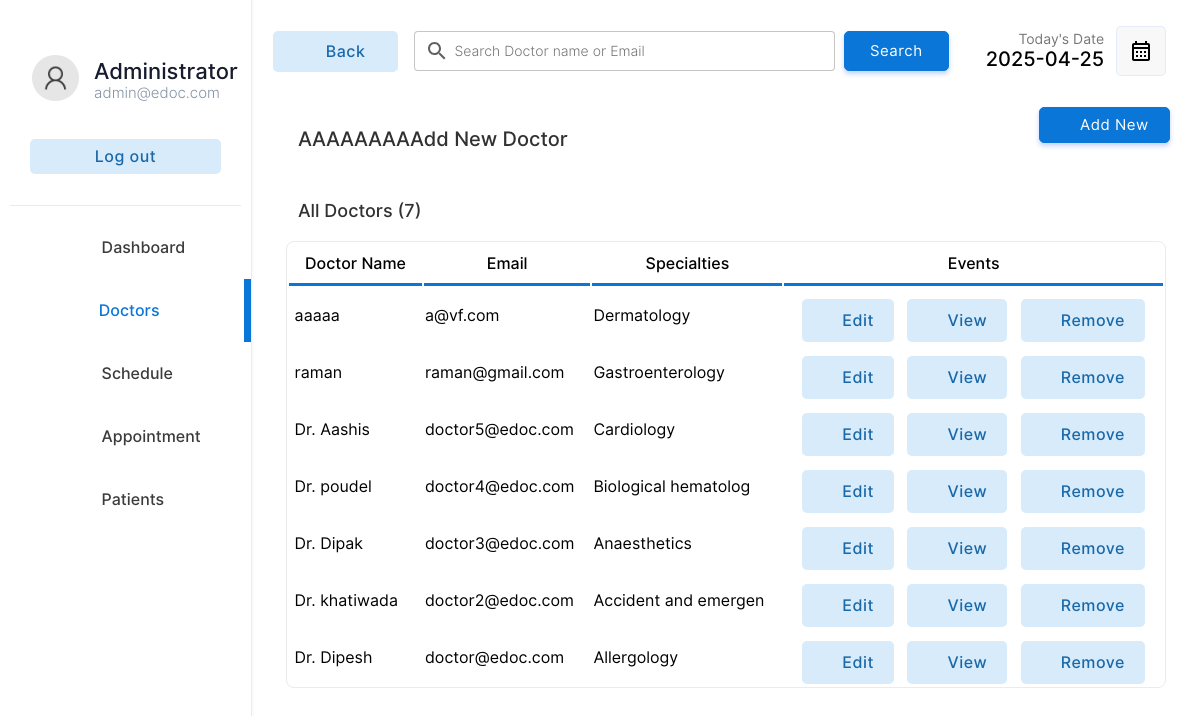
The app's page /doctor/doctors.php (signed in) with its own data.
### tables this page shows
CREATE TABLE `doctor` (
  `docid` int(11) NOT NULL,
  `docemail` varchar(255) DEFAULT NULL,
  `docname` varchar(255) DEFAULT NULL,
  `docpassword` varchar(255) DEFAULT NULL,
  `docnic` varchar(15) DEFAULT NULL,
  `doctel` varchar(15) DEFAULT NULL,
  `specialties` int(2) DEFAULT NULL
);

CREATE TABLE `specialties` (
  `id` int(2) NOT NULL,
  `sname` varchar(50) DEFAULT NULL
);

### doctor/doctors.php (the view, shortened to what this page needs)
<!DOCTYPE html>
<html lang="en">
<head>
    <link rel="stylesheet" href="../css/animations.css">
    <link rel="stylesheet" href="../css/main.css">
    <link rel="stylesheet" href="../css/admin.css">
</head>
<body>
    <?php
    include("../connection.php");
    ?>
    <div class="container">
        <div class="menu">
            <table class="menu-container" border="0">
                <tr>
                    <td style="padding:10px" colspan="2">
                        <table border="0" class="profile-container">
                            <tr>
                                <td width="30%" style="padding-left:20px" >
                                    <img src="../img/user.png" alt="" width="100%" style="border-radius:50%">
                                </td>
                                <td style="padding:0px;margin:0px;">
                                    <p class="profile-title">Administrator</p>
                                    <p class="profile-subtitle">admin@edoc.com</p>
                                </td>
                            </tr>
                            <tr>
                                <td colspan="2">
                                <a href="../logout.php" ><input type="button" value="Log out" class="logout-btn btn-primary-soft btn"></a>
                                </td>
                            </tr>
                    </table>
                    </td>
                </tr>
                <tr class="menu-row" >
                    <td class="menu-btn menu-icon-dashbord" >
                        <a href="index.php" class="non-style-link-menu"><div><p class="menu-text">Dashboard</p></a></div></a>
                <tr class="menu-row">
                    <td class="menu-btn menu-icon-doctor menu-active menu-icon-doctor-active">
                        <a href="doctors.php" class="non-style-link-menu non-style-link-menu-active"><div><p class="menu-text">Doctors</p></a></div>
                <tr class="menu-row" >
                    <td class="menu-btn menu-icon-schedule">
                        <a href="schedule.php" class="non-style-link-menu"><div><p class="menu-text">Schedule</p></div></a>
                    </td>
                </tr>
                <tr class="menu-row">
                    <td class="menu-btn menu-icon-appoinment">
                        <a href="appointment.php" class="non-style-link-menu"><div><p class="menu-text">Appointment</p></a></div>
                    </td>
                </tr>
                <tr class="menu-row" >
                    <td class="menu-btn menu-icon-patient">
                        <a href="patient.php" class="non-style-link-menu"><div><p class="menu-text">Patients</p></a></div>
                    </td>
                </tr>
        <div class="dash-body">
            <table border="0" width="100%" style=" border-spacing: 0;margin:0;padding:0;margin-top:25px; ">
                <tr >
                    <td width="13%">
                        <a href="doctors.php" ><button  class="login-btn btn-primary-soft btn btn-icon-back"  style="padding-top:11px;padding-bottom:11px;margin-left:20px;width:125px"><font class="tn-in-text">Back</font></button></a>
                    </td>
                    <td>
                        <form action="" method="post" class="header-search">
                            <input type="search" name="search" class="input-text header-searchbar" placeholder="Search Doctor name or Email" list="doctors">&nbsp;&nbsp;
                            <?php
                                $list11 = $database->query("select  docname,docemail from  doctor;");
?>
                            <input type="Submit" value="Search" class="login-btn btn-primary btn" style="padding-left: 25px;padding-right: 25px;padding-top: 10px;padding-bottom: 10px;">
                        </form>
                    </td>
                    <td width="15%">
                        <p style="font-size: 14px;color: rgb(119, 119, 119);padding: 0;margin: 0;text-align: right;">
                            Today's Date
                        </p>
                        <p class="heading-sub12" style="padding: 0;margin: 0;">
                            <?php
                        $date = date('Y-m-d');
                        echo $date;
                        ?>
                        </p>
                    </td>
                    <td width="10%">
                        <button  class="btn-label"  style="display: flex;justify-content: center;align-items: center;"><img src="../img/calendar.svg" width="100%"></button>
                    </td>
                </tr>
                <tr >
                    <td colspan="2" style="padding-top:30px;">
                        <p class="heading-main12" style="margin-left: 45px;font-size:20px;color:rgb(49, 49, 49)">AAAAAAAAAdd New Doctor</p>
                    </td>
                    <td colspan="2">
                        <a href="?action=add&id=none&error=0" class="non-style-link"><button  class="login-btn btn-primary btn button-icon"  style="display: flex;justify-content: center;align-items: center;margin-left:75px;background-image: url('../img/icons/add.svg');">Add New</font></button>
                            </a></td>
                </tr>
                <tr>
                    <td colspan="4" style="padding-top:10px;">
                        <p class="heading-main12" style="margin-left: 45px;font-size:18px;color:rgb(49, 49, 49)">All Doctors (<?php echo $list11->num_rows; ?>)</p>
                    </td>
                </tr>
                <?php
                    if($_POST){
                        $keyword=$_POST["search"];
                        $sqlmain= "select * from doctor where docemail='$keyword' or docname='$keyword' or docname like '$keyword%' or docname like '%$keyword' or docname like '%$keyword%'";
                    }else{
                        $sqlmain= "select * from doctor order by docid desc";
                    }
                ?>
                <tr>
                   <td colspan="4">
                       <center>
                        <div class="abc scroll">
                        <table width="93%" class="sub-table scrolldown" border="0">
                        <thead>
                        <tr>
                                <th class="table-headin">
                                Doctor Name
                                </th>
                                <th class="table-headin">
                                    Email
                                </th>
                                <th class="table-headin">
                                    Specialties
                                </th>
                                <th class="table-headin">
                                    Events
                                </tr>
                        </thead>
                        <tbody>
                            <?php
                                $result= $database->query($sqlmain);
                                if($result->num_rows==0){
                                    echo '<tr>
                                    <td colspan="4">
                                    <br><br><br><br>
                                    <center>
                                    <img src="../img/notfound.svg" width="25%">
                                    <br>
                                    <p class="heading-main12" style="margin-left: 45px;font-size:20px;color:rgb(49, 49, 49)">We  couldnt find anything related to your keywords !</p>
                                    <a class="non-style-link" href="doctors.php"><button  class="login-btn btn-primary-soft btn"  style="display: flex;justify-content: center;align-items: center;margin-left:20px;">&nbsp; Show all Doctors &nbsp;</font></button>
                                    </a>
                                    </center>
                                    <br><br><br><br>
                                    </td>
                                    </tr>';
                                }
                                else{
                                for ( $x=0; $x<$result->num_rows;$x++){
                                    $row=$result->fetch_assoc();
                                    $docid=$row["docid"];
                                    $name=$row["docname"];
                                    $email=$row["docemail"];
                                    $spe=$row["specialties"];
                                    $spcil_res= $database->query("select sname from specialties where id='$spe'");
                                    $spcil_array= $spcil_res->fetch_assoc();
                                    $spcil_name=$spcil_array["sname"];
                                    echo '<tr>
                                        <td> &nbsp;'.
                                        substr($name,0,30)
                                        .'</td>
                                        <td>
                                        '.substr($email,0,20).'
                                        </td>
                                        <td>
                                            '.substr($spcil_name,0,20).'
                                        </td>
                                        <td>
                                        <div style="display:flex;justify-content: center;">
                                        <a href="?action=edit&id='.$docid.'&error=0" class="non-style-link"><button  class="btn-primary-soft btn button-icon btn-edit"  style="padding-left: 40px;padding-top: 12px;padding-bottom: 12px;margin-top: 10px;"><font class="tn-in-text">Edit</font></button></a>
                                        &nbsp;&nbsp;&nbsp;
                                        <a href="?action=view&id='.$docid.'" class="non-style-link"><button  class="btn-primary-soft btn button-icon btn-view"  style="padding-left: 40px;padding-top: 12px;padding-bottom: 12px;margin-top: 10px;"><font class="tn-in-text">View</font></button></a>
                                       &nbsp;&nbsp;&nbsp;
                                       <a href="?action=drop&id='.$docid.'&name='.$name.'" class="non-style-link"><button  class="btn-primary-soft btn button-icon btn-delete"  style="padding-left: 40px;padding-top: 12px;padding-bottom: 12px;margin-top: 10px;"><font class="tn-in-text">Remove</font></button></a>
                                        </div>
                                        </td>
                                    </tr>';
                                }
                            }
                            ?>
                            </tbody>
                        </table>
                        </div>
                        </center>
                   </td>
                </tr>
            </table>
        </div>
</body>
</html>

### css/main.css (style rules this page uses)
:root { --primarycolor: #0A76D8; --primarycolorhover: #006dd3; --btnice:#D8EBFA; --btnnicetext:#1b62b3; }
body { margin: 0; padding: 0; border-spacing: 0; font-family: 'Inter', sans-serif; }
.input-text { border-radius: 4px; border: 0.5px solid rgb(226, 226, 226); padding: 10px; width: 92%; transition: 0.2s; outline: none; }
.input-text { border: 1px solid #e9ecef; font-size: 14px; line-height: 26px; background-color: #fff; display: block; width: 100%; padding: .375rem .75rem; font-weight: 300; line-height: 1.5; color: #212529; background-color: #fff; background-clip: padding-box; -webkit-appearance: none; -moz-appearance: none; appearance: none; border-radius: .25rem; transition: border-color .15s ease-in-out,box-shadow .15s ease-in-out; }
.input-text::placeholder { font-family: 'Inter', sans-serif; }
.btn { cursor: pointer; padding: 8px 20px; outline: none; text-decoration: none; font-size: 15px; letter-spacing: 0.5px; transition: all 0.3s; border-radius: 5px; font-family: 'Inter', sans-serif; }
.btn-primary { background-color: var(--primarycolor) ; border: 1px solid var(--primarycolor) ; color: #fff ; box-shadow: 0 3px 5px 0 rgba(57,108,240,0.3); }
.btn-primary-soft { background-color: #D8EBFA ; color: #1969AA; font-weight: 500; font-size: 16px; border: none; }
.non-style-link:link, .non-style-link:visited, .non-style-link:hover, .non-style-link:active { text-decoration: none; color: rgb(43, 43, 43); }
.btn-label { margin-left: 10px; padding: 12px 12px; outline: none; text-decoration: none; font-size: 15px; letter-spacing: 0.5px; transition: all 0.3s; border-radius: 5px; background-color: #f0f0f073; border: 1px solid rgba(57,108,240,0.1) ; font-family: 'Inter', sans-serif; }
.sub-table { border: 1px solid #ebebeb; border-radius: 8px; }
.table-headin { font-size: 16px; font-weight: 500; padding: 10px; border-bottom: 3px solid var(--primarycolor); }
.abc { width: 100%; height: 550px; overflow: auto; }
input[type=search] { background-image: url('../img/search.svg'); background-position: 10px 50%; background-repeat: no-repeat; transition: 0.5s; padding: 8px 20px 8px 40px; }
.button-icon { background-position: 10px 50%; background-repeat: no-repeat; transition: 0.5s; padding: 8px 20px 8px 40px; }
.menu-btn { padding:6px; color: #3b3b3b; background-position: 30% 50%; background-repeat: no-repeat; transition: 0.5s; }
.menu-text { padding-left: 40%; font-weight: 500; font-size: 16px; }
.menu-active { color: var(--primarycolor); border-right: 7px solid var(--primarycolor); background-color: var(); }
.non-style-link-menu:link, .non-style-link-menu:visited, .non-style-link-menu:active { text-decoration: none; color: #3b3b3b; }
.non-style-link-menu-active:link, .non-style-link-menu-active:visited, .non-style-link-menu-active:active { text-decoration: none; color: var(--primarycolor); }
.menu-icon-dashbord { background-image: url('../img/icons/dashboard.svg'); }
.menu-icon-doctor { background-image: url('../img/icons/doctors.svg'); }
.menu-icon-schedule { background-image: url('../img/icons/schedule.svg'); }
.menu-icon-appoinment { background-image: url('../img/icons/book.svg'); }
.menu-icon-patient { background-image: url('../img/icons/patients.svg'); }
.menu-icon-doctor:hover,.menu-icon-doctor-active { color: var(--primarycolor); background-image: url('../img/icons/doctors-hover.svg'); }
.btn-icon-back { background-image: url('../img/icons/back-iceblue.svg'); background-position: 18px 50%; background-repeat: no-repeat; transition: 0.5s; padding: 8px 20px 8px 40px; }
.btn-edit { background-image: url('../img/icons/edit-iceblue.svg'); }
.btn-view { background-image: url('../img/icons/view-iceblue.svg'); }
.btn-delete { background-image: url('../img/icons/delete-iceblue.svg'); }

### doctor/doctors.php (style rules this page uses)
.sub-table { animation: transitionIn-Y-bottom 0.5s; }

### records on screen
doctor: docname "aaaaa", docemail "a@vf.com", specialties.sname "Dermatology"
doctor: docname "raman", docemail "raman@gmail.com", specialties.sname "Gastroenterology"
doctor: docname "Dr. Aashis", docemail "doctor5@edoc.com", specialties.sname "Cardiology"
doctor: docname "Dr. poudel", docemail "doctor4@edoc.com", specialties.sname "Biological hematolog"
doctor: docname "Dr. Dipak", docemail "doctor3@edoc.com", specialties.sname "Anaesthetics"
doctor: docname "Dr. khatiwada", docemail "doctor2@edoc.com", specialties.sname "Accident and emergen"
doctor: docname "Dr. Dipesh", docemail "doctor@edoc.com", specialties.sname "Allergology"

### other values on screen
$list11->num_rows "7"
